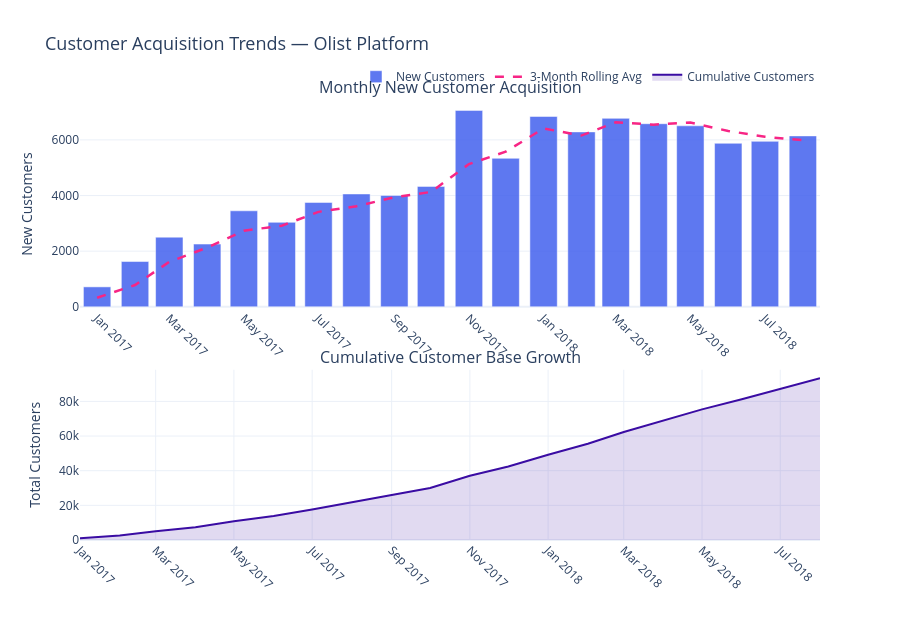

Write notebook code for a chart like this one.
### Code cell
fig = make_subplots(
    rows=2, cols=1,
    subplot_titles=(
        "Monthly New Customer Acquisition",
        "Cumulative Customer Base Growth",
    ),
    vertical_spacing=0.14,
    row_heights=[0.55, 0.45],
)

fig.add_trace(
    go.Bar(
        x=monthly_acquisition["acquisition_month"],
        y=monthly_acquisition["new_customers"],
        name="New Customers",
        marker_color=PALETTE["primary"],
        opacity=0.85,
    ),
    row=1, col=1,
)

fig.add_trace(
    go.Scatter(
        x=monthly_acquisition["acquisition_month"],
        y=monthly_acquisition["rolling_avg_3m"],
        name="3-Month Rolling Avg",
        mode="lines",
        line=dict(color=PALETTE["accent"], width=2.5, dash="dash"),
    ),
    row=1, col=1,
)

fig.add_trace(
    go.Scatter(
        x=monthly_acquisition["acquisition_month"],
        y=monthly_acquisition["cumulative_customers"],
        name="Cumulative Customers",
        mode="lines",
        fill="tozeroy",
        line=dict(color=PALETTE["secondary"], width=2),
        fillcolor="rgba(58, 12, 163, 0.15)",
    ),
    row=2, col=1,
)

fig.update_layout(
    title=dict(text="Customer Acquisition Trends — Olist Platform", font=dict(size=18)),
    template=CHART_TEMPLATE,
    height=620,
    legend=dict(orientation="h", yanchor="bottom", y=1.02, xanchor="right", x=1),
)

fig.update_yaxes(title_text="New Customers",  row=1, col=1)
fig.update_yaxes(title_text="Total Customers", row=2, col=1)
fig.update_xaxes(tickangle=45)

fig.show()

### Figure 1 — Plotly figure (JSON) as saved in the notebook; plotly's stock layout.template omitted (floating-point values rounded to 4 significant figures)
{"data": [{"marker": {"color": "#4361EE"}, "name": "New Customers", "opacity": 0.85, "type": "bar", "x": ["2017-01", "2017-02", "2017-03", "2017-04", "2017-05", "2017-06", "2017-07", "2017-08", "2017-09", "2017-10", "2017-11", "2017-12", "2018-01", "2018-02", "2018-03", "2018-04", "2018-05", "2018-06", "2018-07", "2018-08"], "xaxis": "x", "y": [717, 1628, 2503, 2256, 3451, 3037, 3752, 4057, 4004, 4328, 7060, 5338, 6842, 6288, 6774, 6582, 6506, 5878, 5949, 6144], "yaxis": "y"}, {"line": {"color": "#F72585", "dash": "dash", "width": 2.5}, "mode": "lines", "name": "3-Month Rolling Avg", "type": "scatter", "x": ["2017-01", "2017-02", "2017-03", "2017-04", "2017-05", "2017-06", "2017-07", "2017-08", "2017-09", "2017-10", "2017-11", "2017-12", "2018-01", "2018-02", "2018-03", "2018-04", "2018-05", "2018-06", "2018-07", "2018-08"], "xaxis": "x", "y": [327.0, 782.0, 1616.0, 2129.0, 2737.0, 2915.0, 3413.0, 3615.0, 3938.0, 4130.0, 5131.0, 5575.0, 6413.0, 6156.0, 6635.0, 6548.0, 6621.0, 6322.0, 6111.0, 5990.0], "yaxis": "y"}, {"fill": "tozeroy", "fillcolor": "rgba(58, 12, 163, 0.15)", "line": {"color": "#3A0CA3", "width": 2}, "mode": "lines", "name": "Cumulative Customers", "type": "scatter", "x": ["2017-01", "2017-02", "2017-03", "2017-04", "2017-05", "2017-06", "2017-07", "2017-08", "2017-09", "2017-10", "2017-11", "2017-12", "2018-01", "2018-02", "2018-03", "2018-04", "2018-05", "2018-06", "2018-07", "2018-08"], "xaxis": "x2", "y": [981, 2609, 5112, 7368, 10819, 13856, 17608, 21665, 25669, 29997, 37057, 42395, 49237, 55525, 62299, 68881, 75387, 81265, 87214, 93358], "yaxis": "y2"}], "layout": {"annotations": [{"font": {"size": 16}, "showarrow": false, "text": "Monthly New Customer Acquisition", "x": 0.5, "xanchor": "center", "xref": "paper", "y": 1, "yanchor": "bottom", "yref": "paper"}, {"font": {"size": 16}, "showarrow": false, "text": "Cumulative Customer Base Growth", "x": 0.5, "xanchor": "center", "xref": "paper", "y": 0.387, "yanchor": "bottom", "yref": "paper"}], "height": 620, "legend": {"orientation": "h", "x": 1, "xanchor": "right", "y": 1.02, "yanchor": "bottom"}, "title": {"font": {"size": 18}, "text": "Customer Acquisition Trends — Olist Platform"}, "xaxis": {"anchor": "y", "domain": [0, 1], "tickangle": 45}, "xaxis2": {"anchor": "y2", "domain": [0, 1], "tickangle": 45}, "yaxis": {"anchor": "x", "domain": [0.527, 1], "title": {"text": "New Customers"}}, "yaxis2": {"anchor": "x2", "domain": [0, 0.387], "title": {"text": "Total Customers"}}}}
